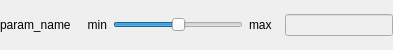
<?xml version="1.0" encoding="UTF-8"?>
<ui version="4.0">
 <class>EditorNumber</class>
 <widget class="QWidget" name="EditorNumber">
  <property name="geometry">
   <rect>
    <x>0</x>
    <y>0</y>
    <width>393</width>
    <height>50</height>
   </rect>
  </property>
  <property name="minimumSize">
   <size>
    <width>300</width>
    <height>20</height>
   </size>
  </property>
  <property name="windowTitle">
   <string>Param</string>
  </property>
  <layout class="QVBoxLayout" name="verticalLayout">
   <property name="leftMargin">
    <number>0</number>
   </property>
   <property name="topMargin">
    <number>0</number>
   </property>
   <property name="rightMargin">
    <number>0</number>
   </property>
   <property name="bottomMargin">
    <number>0</number>
   </property>
   <item>
    <layout class="QHBoxLayout" name="_layout_h" stretch="0,0,1,0,0">
     <item>
      <widget class="QLabel" name="_paramname_label">
       <property name="text">
        <string>param_name</string>
       </property>
      </widget>
     </item>
     <item>
      <widget class="QLabel" name="_min_val_label">
       <property name="minimumSize">
        <size>
         <width>30</width>
         <height>0</height>
        </size>
       </property>
       <property name="text">
        <string>min</string>
       </property>
       <property name="alignment">
        <set>Qt::AlignRight|Qt::AlignTrailing|Qt::AlignVCenter</set>
       </property>
      </widget>
     </item>
     <item>
      <widget class="QSlider" name="_slider_horizontal">
       <property name="sizePolicy">
        <sizepolicy hsizetype="Preferred" vsizetype="Fixed">
         <horstretch>0</horstretch>
         <verstretch>0</verstretch>
        </sizepolicy>
       </property>
       <property name="minimumSize">
        <size>
         <width>130</width>
         <height>0</height>
        </size>
       </property>
       <property name="minimum">
        <number>-99</number>
       </property>
       <property name="pageStep">
        <number>1</number>
       </property>
       <property name="orientation">
        <enum>Qt::Horizontal</enum>
       </property>
      </widget>
     </item>
     <item>
      <widget class="QLabel" name="_max_val_label">
       <property name="minimumSize">
        <size>
         <width>30</width>
         <height>0</height>
        </size>
       </property>
       <property name="text">
        <string>max</string>
       </property>
      </widget>
     </item>
     <item>
      <widget class="QLineEdit" name="_paramval_lineEdit">
       <property name="enabled">
        <bool>false</bool>
       </property>
       <property name="sizePolicy">
        <sizepolicy hsizetype="Preferred" vsizetype="Fixed">
         <horstretch>0</horstretch>
         <verstretch>0</verstretch>
        </sizepolicy>
       </property>
       <property name="minimumSize">
        <size>
         <width>75</width>
         <height>20</height>
        </size>
       </property>
      </widget>
     </item>
    </layout>
   </item>
  </layout>
 </widget>
 <resources/>
 <connections/>
</ui>
